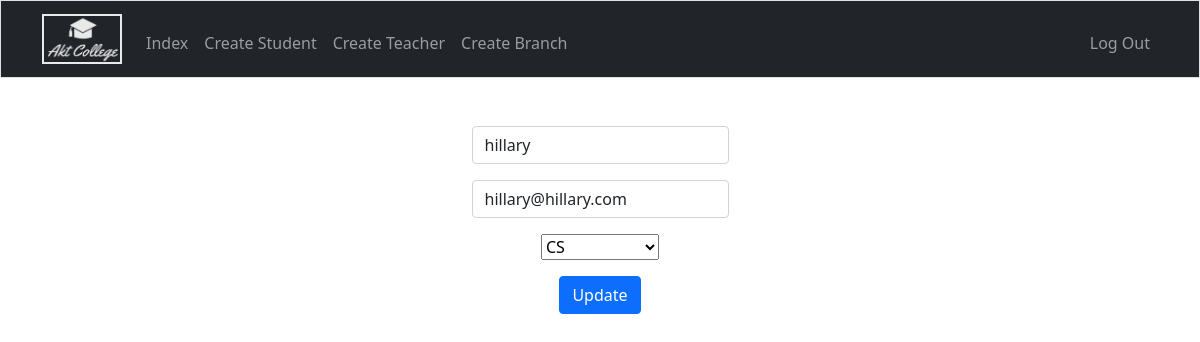
The page /teacherupdate/1 (signed in) on the database its author committed.
### college/models.py (models this page shows, shortened)
class Teacher(models.Model):
    name = models.CharField(max_length=100, null=False)
    branch = models.ForeignKey("Branch", on_delete=models.CASCADE, null=False)
    username = models.CharField(max_length=100, null=False, unique=True)
    email = models.EmailField(null=True)

### college/views.py (the view)
# urls.py: path("teacherupdate/<int:pk>", TeacherUpdateView.as_view(), name="teacherupdate"),
class TeacherUpdateView(SuperUserRequiredMixin, UpdateView):
    model = Teacher
    template_name = "college/teacher_update_form.html"
    success_url = reverse_lazy("college:adminview")
    fields = ["name", "branch", "email"]

### accounts/views.py (called while the page is built)
    def test_func(self):
        return self.request.user.is_superuser

### college/models.py (called while the page is built)
    def __str__(self):
        return self.name

### college/templatetags/check.py (called while the page is built)
@register.filter
def isTeacher(user):
    isTeacher = False
    try:
        user = Teacher.objects.get(username = user)
        isTeacher = True
    except Exception:
        isTeacher = False
    return isTeacher

@register.filter
def isStudent(user):
    isStudent = False
    try:
        user = Student.objects.get(username = user)
        isStudent = True
    except Exception:
        isStudent = False
    return isStudent

### college/templates/college/teacher_update_form.html (shortened to what this page needs)
{% extends "college/layout.html" %}
{% block main %}
    <form action="" method="post">
        <div class="mb-3">
            {{ form.name }}
        </div>
        <div class="mb-3">
            {{ form.email }}
        </div>
        <div class="mb-3 ">
            {{ form.branch }}
        </div>
        <button class="btn btn-primary" type="submit">Update</button>
    </form>
{% endblock %}

### rows shown on the page
Teacher: name "hillary", email "hillary@hillary.com", branch "CS"
